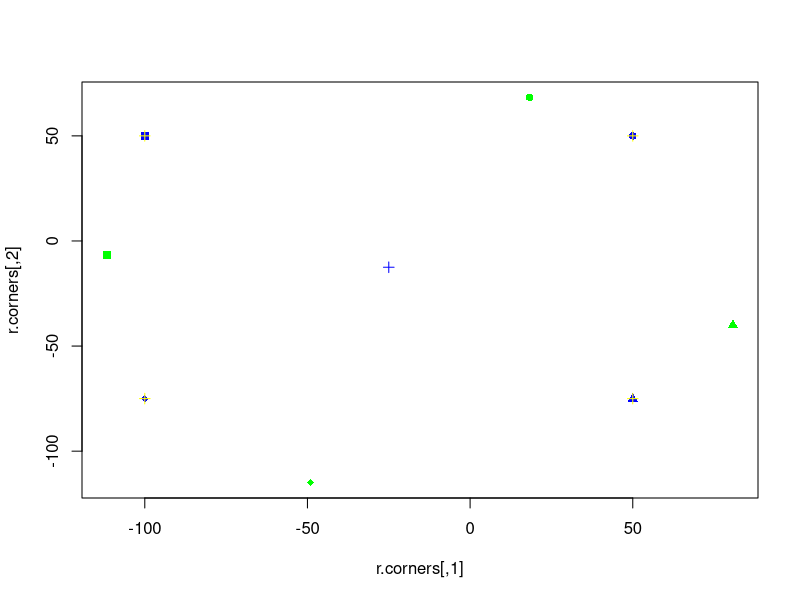

Source code (R):
setwd('D:/Documentos/development/testing_ann/testing_register')

UL <- c(-100, 50)
UR <- c(50, 50)
LR <- c(50, -75)
LL <- c(-100, -75)
corners <-rbind(UL, UR, LR, LL)

c.x <- (UL[1] + LR[1]) / 2
c.y <- (UL[2] + LR[2]) / 2

theta <- 30.0 / 180.0 * pi
phi <- 30.0 / 180.0 * pi

rot.mat <- matrix(c(cos(theta), sin(phi), -sin(theta), cos(phi)), ncol = 2, byrow=T)
rot.mat

inv.rot.mat <- matrix(c(cos(theta), -sin(phi), sin(theta), cos(phi)), ncol=2, byrow=T) / (cos(theta)*cos(phi) + sin(theta)*sin(phi))
inv.rot.mat

r.corners <- corners %*% rot.mat
i.corners <- r.corners %*% inv.rot.mat

corners
r.corners
i.corners
c.x
c.y

plot(r.corners, pch = 15:18, col='green')
points(corners, pch=15:18, col = 'blue')
points(i.corners, pch=3, col = 'yellow')
points(x = c.x, y = c.y, pch=3, col='blue')

max_height = 585
max_width = 607

half_src_width = 303
half_max_width = 303
half_src_height = 292
half_max_height = 292

parameter_A = 1
parameter_B = 0
parameter_C = 0
parameter_D = 1

i <- matrix(rep(seq(1:max_height),max_width), nrow = max_width) 
j <- seq(1:max_width)
j.m <- rep(j, max_height)



